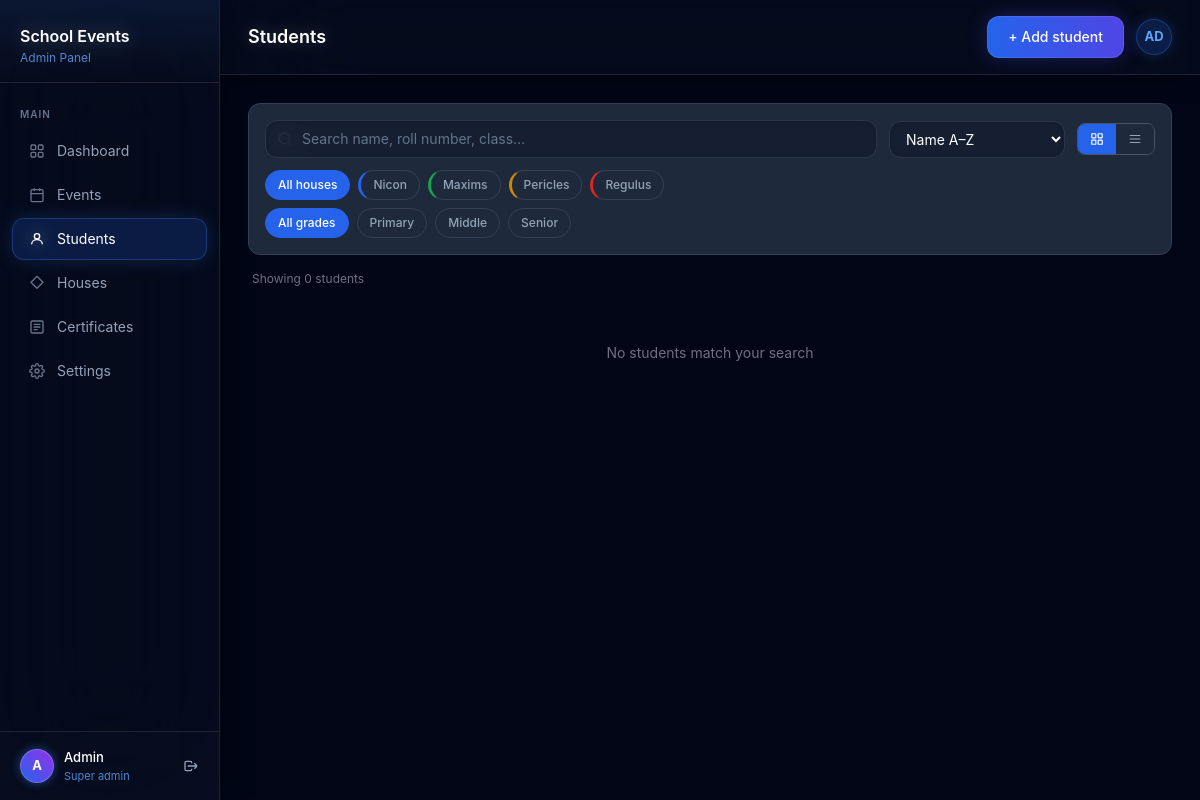
The app's page /students (signed in) with its own data.
### models/models.py (models this page shows)
class House(Base):
    __tablename__ = "houses"
    id = Column(String, primary_key=True, default=generate_uuid)
    name = Column(String(50), nullable=False)
    color = Column(String(20), nullable=False)
    total_points = Column(Integer, default=0)
    primary_points = Column(Integer, default=0)
    middle_points = Column(Integer, default=0)
    senior_points = Column(Integer, default=0)
    students = relationship("Student", back_populates="house")

### routers/students.py (the view)
@router.get("/students", response_class=HTMLResponse)
async def students_page(request: Request, db: Session = Depends(get_db)):
    if not verify_token(request):
        return RedirectResponse(url="/login")
    if is_locked(db):
        return RedirectResponse(url="/students?msg=locked", status_code=302)
    students = db.query(Student).join(House).all()
    houses = db.query(House).all()
    classes = db.query(SchoolClass).order_by(SchoolClass.class_name).all()
    return templates.TemplateResponse(request, "admin/students.html", {
        "students": students,
        "houses": houses,
        "classes": classes,
        "active": "students"
    })

### templates/admin/students.html (shortened to what this page needs)
{% extends "base.html" %}
{% block page_title %}Students{% endblock %}
{% block header_actions %}
<button onclick="document.getElementById('addModal').classList.remove('hidden')"
    class="btn-primary">
    + Add student
</button>
{% endblock %}
{% block content %}
{% set msg = request.query_params.get('msg') %}
{% set deleted_name = request.query_params.get('name') %}
<div class="space-y-4">
    <div class="bg-white dark:bg-slate-800 rounded-xl border border-gray-100 dark:border-slate-700 p-4">
        <div class="flex gap-3 items-center mb-3">
            <div class="relative flex-1">
                <svg class="absolute left-3 top-1/2 -translate-y-1/2 text-gray-400 w-4 h-4" fill="none" viewBox="0 0 24 24" stroke="currentColor" stroke-width="2"><circle cx="11" cy="11" r="8"/><path d="M21 21l-4.35-4.35"/></svg>
                <input type="text" id="searchBox" placeholder="Search name, roll number, class..."
                    oninput="doFilter()"
                    class="form-input !pl-9">
            </div>
            <select id="sortSelect" onchange="doFilter()" class="form-input !w-44">
                <option value="name">Name A–Z</option>
            </select>
            <div class="flex border border-gray-200 dark:border-slate-600 rounded-lg overflow-hidden">
                <button id="btn-card" onclick="setView('card')"
                    class="px-3 py-2 text-xs font-medium bg-[#1a2535] dark:bg-blue-600 text-white transition-all">
                    <svg width="14" height="14" fill="none" viewBox="0 0 24 24" stroke="currentColor" stroke-width="2"><rect x="3" y="3" width="7" height="7" rx="1"/><rect x="14" y="3" width="7" height="7" rx="1"/><rect x="3" y="14" width="7" height="7" rx="1"/><rect x="14" y="14" width="7" height="7" rx="1"/></svg>
                </button>
                <button id="btn-table" onclick="setView('table')"
                    class="px-3 py-2 text-xs font-medium bg-white dark:bg-slate-800 text-gray-500 dark:text-gray-400 transition-all">
                    <svg width="14" height="14" fill="none" viewBox="0 0 24 24" stroke="currentColor" stroke-width="2"><path d="M3 6h18M3 12h18M3 18h18"/></svg>
                </button>
            </div>
        </div>
        <div class="flex gap-2 flex-wrap mb-2">
            <button class="filter-pill on" data-house="all" onclick="setHouse('all')">All houses</button>
            {% for house in houses %}
            <button class="filter-pill" data-house="{{ house.name }}" onclick="setHouse('{{ house.name }}')"
                style="border-left:3px solid {{ house.color }};">
                {{ house.name }}
            </button>
            {% endfor %}
        </div>
        <div class="flex gap-2 flex-wrap">
            <button class="filter-pill on" data-grade="all" onclick="setGrade('all')">All grades</button>
            <button class="filter-pill" data-grade="Primary" onclick="setGrade('Primary')">Primary</button>
            <button class="filter-pill" data-grade="Middle" onclick="setGrade('Middle')">Middle</button>
            <button class="filter-pill" data-grade="Senior" onclick="setGrade('Senior')">Senior</button>
        </div>
    </div>
    <div id="resultsCount" class="text-xs text-gray-400 dark:text-gray-500 px-1"></div>
    <div id="cardView" class="grid grid-cols-1 md:grid-cols-2 lg:grid-cols-4 gap-4"></div>
</div>
{% endblock %}

### records on screen
House: name "Nicon"
House: name "Maxims"
House: name "Pericles"
House: name "Regulus"
